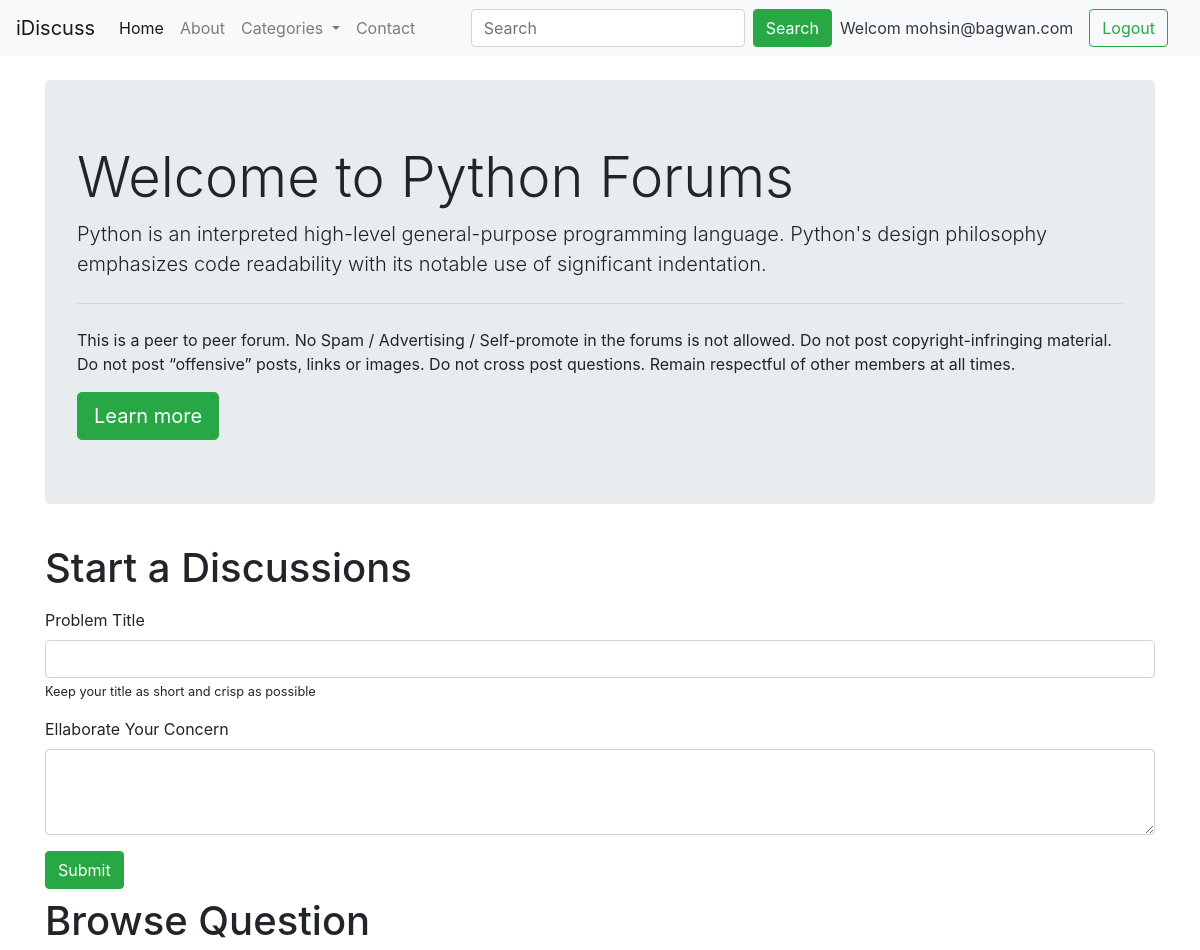
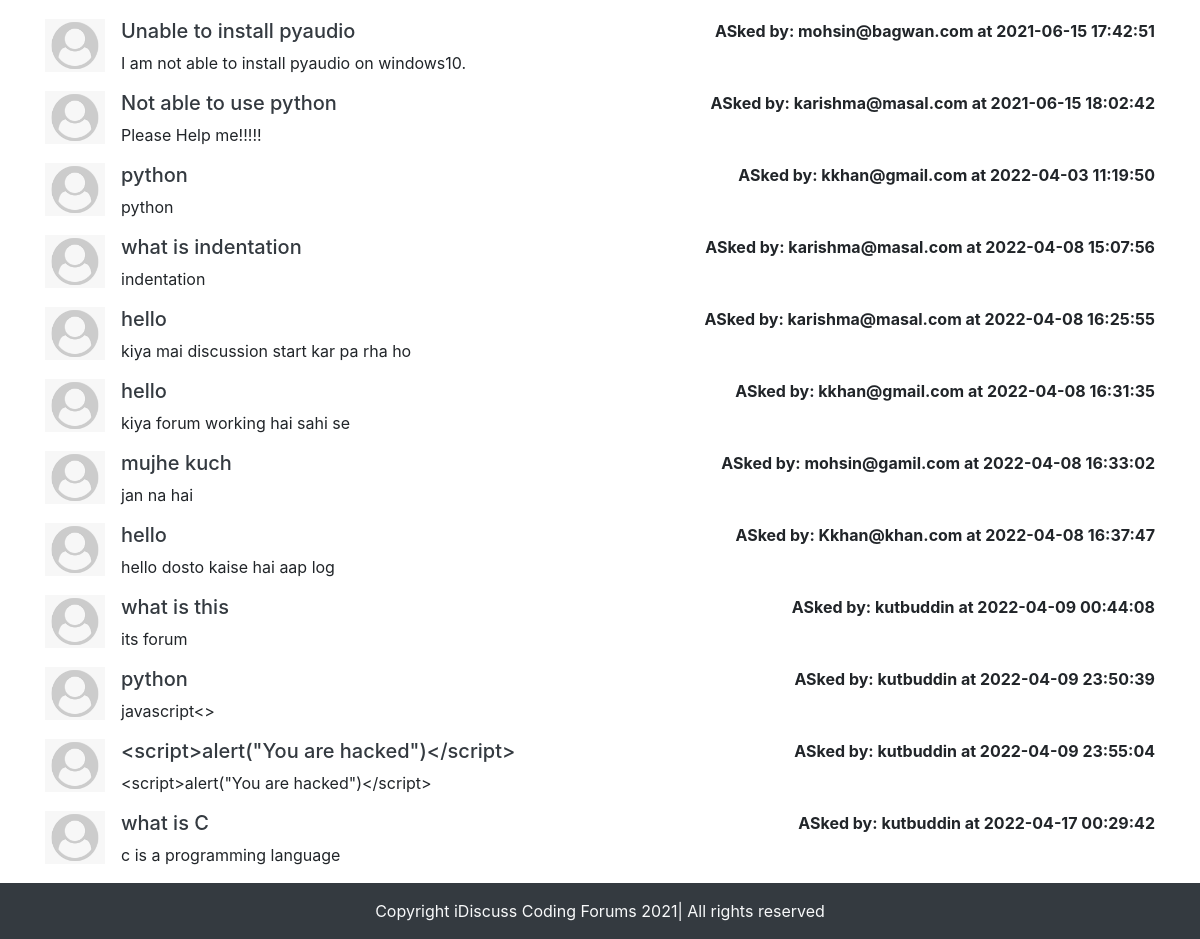
The page /threadlist.php?catid=1 (signed in) on the database its author committed (2 pictures, top to bottom).
### tables this page shows
CREATE TABLE `categories` (
  `category_id` int(8) NOT NULL,
  `category_name` varchar(255) NOT NULL,
  `category_description` varchar(255) NOT NULL,
  `created` datetime NOT NULL DEFAULT current_timestamp()
);

CREATE TABLE `threads` (
  `thread_id` int(7) NOT NULL,
  `thread_title` varchar(255) NOT NULL,
  `thread_description` text NOT NULL,
  `thread_cat_id` int(7) NOT NULL,
  `thread_user_id` int(7) NOT NULL,
  `timestamp` datetime NOT NULL DEFAULT current_timestamp()
);

CREATE TABLE `users` (
  `sno` int(8) NOT NULL,
  `user_email` varchar(30) NOT NULL,
  `user_pass` varchar(255) NOT NULL,
  `timestamp` datetime NOT NULL DEFAULT current_timestamp()
);

### threadlist.php (the view, shortened to what this page needs)
<!doctype html>
<html lang="en">
<head>
    <link rel="stylesheet" href="https://stackpath.bootstrapcdn.com/bootstrap/4.5.0/css/bootstrap.min.css"
>
</head>
<body>
    <?php include 'partials/_header.php';?>
    <?php include 'partials/_dbconnect.php';?>
    <?php
        $id = $_GET['catid'];
        $sql = "SELECT * FROM `categories` WHERE category_id=$id";
        $result = mysqli_query($conn, $sql);
        while($row = mysqli_fetch_assoc($result)){
            $catname = $row['category_name'];
            $desc = $row['category_description'];
        }
    ?>
    <div class="container my-4">
        <div class="jumbotron">
            <h1 class="display-4">Welcome to <?php echo $catname; ?> Forums</h1>
            <p class="lead"><?php echo $desc; ?> </p>
            <hr class="my-4">
            <p>This is a peer to peer forum. No Spam / Advertising / Self-promote in the forums is not allowed. Do
                not post copyright-infringing material. Do not post “offensive” posts, links or images. Do not cross
                post questions. Remain respectful of other members at all times.</p>
            <a class="btn btn-success btn-lg" href="#" role="button">Learn more</a>
        </div>
    </div>
    <div class="container">
        <h1 class="py-2">Start a Discussions</h1>
        <form action="<?php echo $_SERVER['REQUEST_URI']; ?>" method="post">
            <div class="mb-3">
                <label for="exampleInputEmail1" class="form-label">Problem Title</label>
                <input type="text" class="form-control" id="title" name="title" aria-describedby="title">
                <small id="emailHelp" class="form-text">Keep your title as short and crisp as possible</small>
            </div>
            <div class="form-group">
                <label for="exampleFormControlTextArea1">Ellaborate Your Concern</label>
                <textarea class="form-control" id="desc" name="desc" rows="3"></textarea>
            </div>
            <button type="submit" class="btn btn-success">Submit</button>
        </form>
    </div>
    <div class="container" id="ques">
        <h1 class="py-2">Browse Question</h1>
        <?php
            $id = $_GET['catid'];
            $sql = "SELECT * FROM `threads` WHERE thread_cat_id=$id";
            $result = mysqli_query($conn, $sql);
            while($row = mysqli_fetch_assoc($result)){
                $id = $row['thread_id'];
                $title = $row['thread_title'];
                $desc = $row['thread_description'];
                $thread_time = $row['timestamp'];
                $thread_user_id = $row['thread_user_id'];
                $sql2 = "SELECT user_email FROM `users` WHERE sno='$thread_user_id'";
                $result2 = mysqli_query($conn, $sql2);
                $row2 = mysqli_fetch_assoc($result2);
                echo '<div class="media my-3">
                    <img class="mr-3" src="img/user-default.png" width="60px" alt="">
                    <div class="media-body">' .
                        '<h5 class="mt-0"> <a class="text-dark" href="thread.php?threadid='. $id .'"> '. $title .'</a></h5>
                        '. $desc .' </div>' . '<p class="font-weight-bold my-0"> ASked by: ' . $row2['user_email']. ' at '. $thread_time.'</p>'.
                '</div>';
            }
        ?>
    </div>
    <?php include 'partials/_footer.php';?>
</body>
</html>

### threadlist.php (style rules this page uses)
#ques { min-height: 433px; }

### rows shown on the page
categories: category_name "Python", category_description "Python is an interpreted high-level general-purpose programming language. Python's design philosophy emphasizes code readability with its notable use of significant indentation."
threads: thread_title "Unable to install pyaudio", thread_description "I am not able to install pyaudio on windows10.", users.user_email "mohsin@bagwan.com", timestamp "2021-06-15 17:42:51"
threads: thread_title "Not able to use python", thread_description "Please Help me!!!!!", users.user_email "karishma@masal.com", timestamp "2021-06-15 18:02:42"
threads: thread_title "python", thread_description "python", users.user_email "kkhan@gmail.com", timestamp "2022-04-03 11:19:50"
threads: thread_title "what is indentation", thread_description "indentation", users.user_email "karishma@masal.com", timestamp "2022-04-08 15:07:56"
threads: thread_title "hello", thread_description "kiya mai discussion start kar pa rha ho", users.user_email "karishma@masal.com", timestamp "2022-04-08 16:25:55"
threads: thread_title "hello", thread_description "kiya forum working hai sahi se", users.user_email "kkhan@gmail.com", timestamp "2022-04-08 16:31:35"
threads: thread_title "mujhe kuch", thread_description "jan na hai", users.user_email "mohsin@gamil.com", timestamp "2022-04-08 16:33:02"
threads: thread_title "hello", thread_description "hello dosto kaise hai aap log", users.user_email "Kkhan@khan.com", timestamp "2022-04-08 16:37:47"
threads: thread_title "what is this", thread_description "its forum", users.user_email "kutbuddin", timestamp "2022-04-09 00:44:08"
threads: thread_title "python", thread_description "javascript<>", users.user_email "kutbuddin", timestamp "2022-04-09 23:50:39"
threads: thread_title "<script>alert(\"You are hacked\")</script>", thread_description "<script>alert(\"You are hacked\")</script>", users.user_email "kutbuddin", timestamp "2022-04-09 23:55:04"
threads: thread_title "what is C", thread_description "c is a programming language", users.user_email "kutbuddin", timestamp "2022-04-17 00:29:42"

### other values the page prints
$_SESSION['useremail'] "mohsin@bagwan.com"
